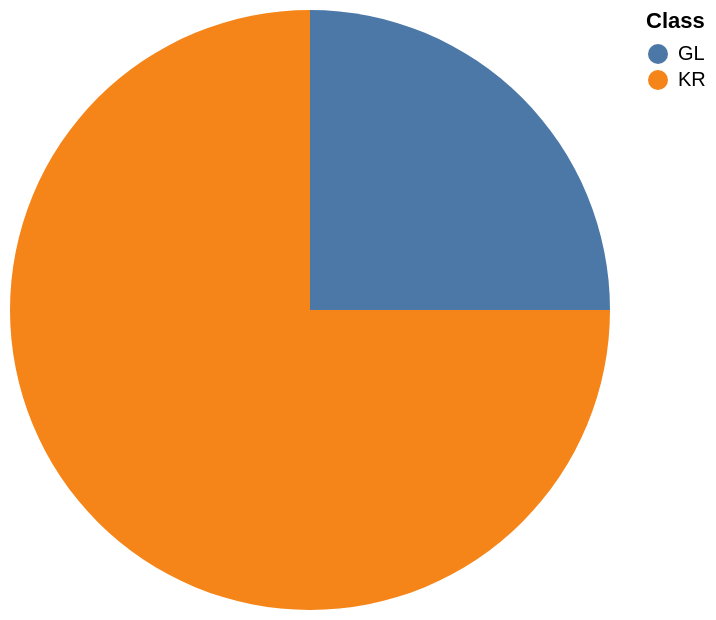

Write a Vega-Lite specification for this figure.
### Vega-Lite specification from a JSON file in a GitHub repository (floating-point values rounded to 4 significant figures)
{"data": {"values": [{"x_data": "GL", "y_data": 1}, {"x_data": "KR", "y_data": 3}]}, "mark": "arc", "encoding": {"theta": {"field": "y_data", "type": "quantitative", "title": "COUNT(Class)"}, "color": {"field": "x_data", "type": "nominal", "title": "Class"}}}
